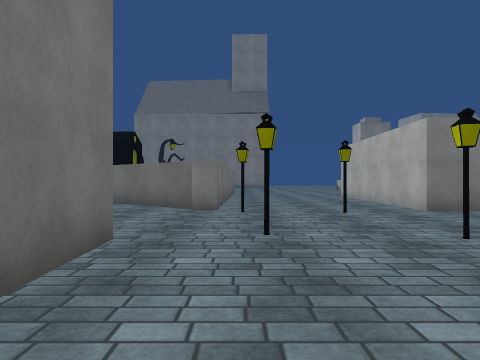
view 1 (above)

24 first-person views from a walk through a Unity game level. The camera is 1.2 m above the floor, looks level and sees 70° across. The floor is counted in squares, 2 m on a side. Each view is taken from the middle of a square. On the plan, view 1 faces up. The plan holds only what a view shows up to about 10 squares ahead; the rest is blank. The place goes on beyond the plan. The player character is not drawn. Some animated figures are not drawn. Surface patterns are stand-ins for the level's own textures.

view 2
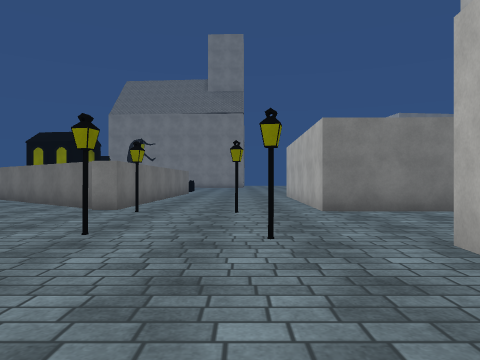

view 3
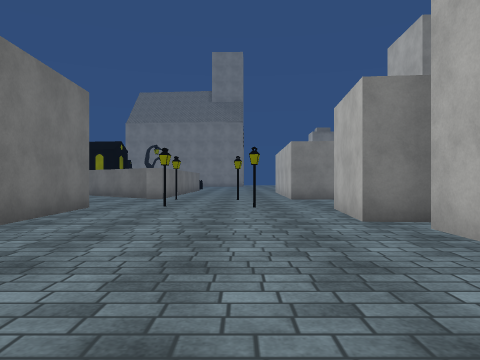

view 4
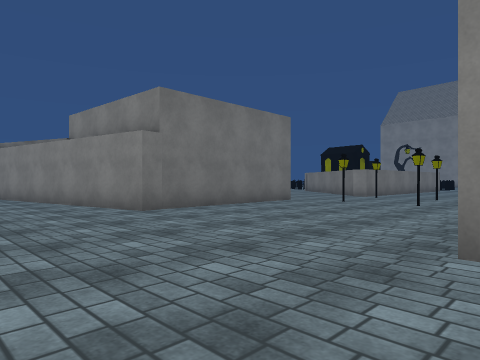

view 5
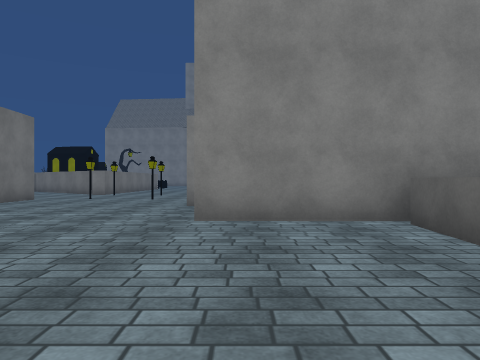

view 6
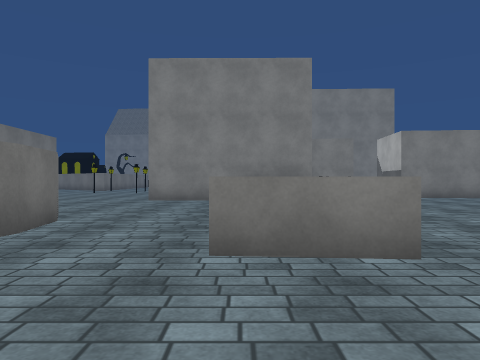

view 7
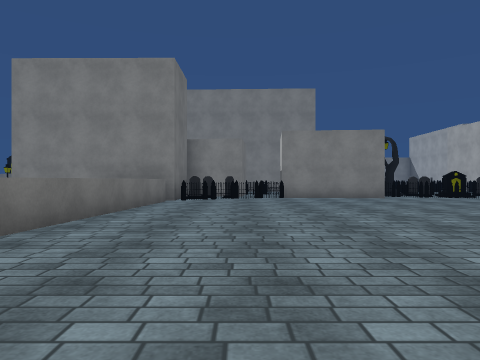

view 8
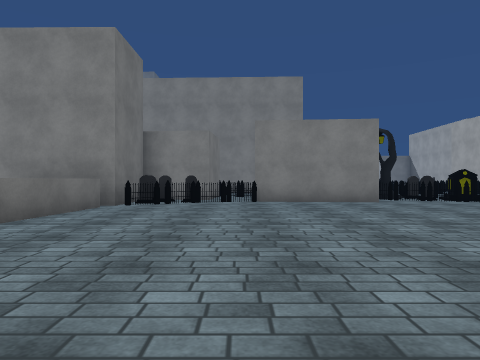

view 9
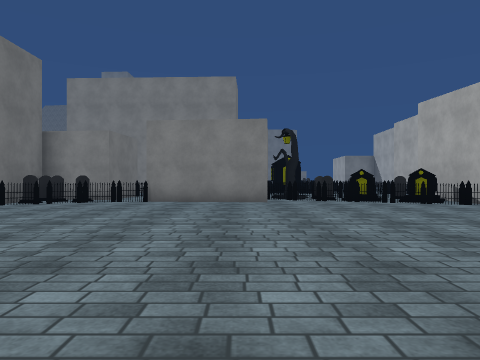

view 10
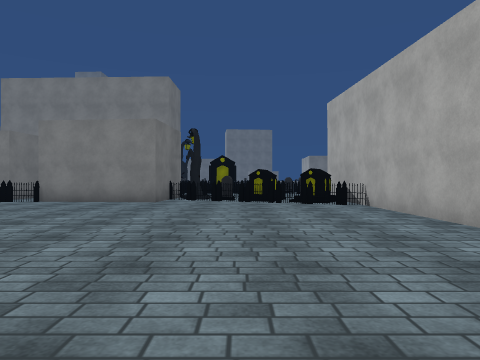

view 11
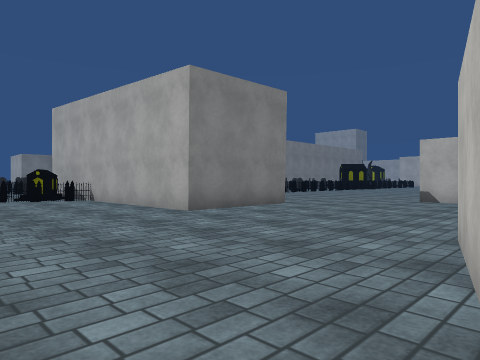

view 12
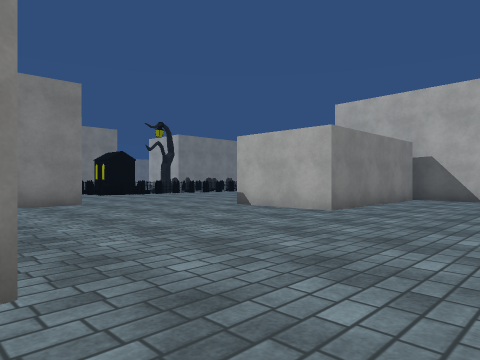

view 13
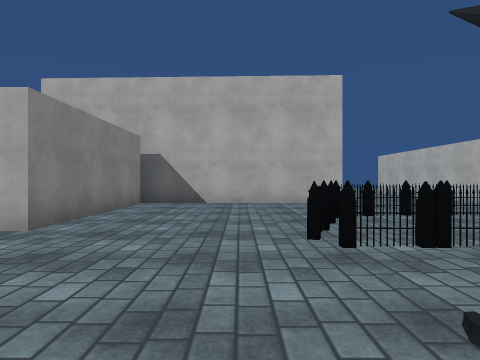

view 14
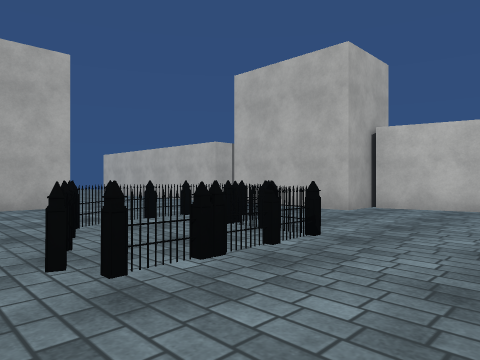

view 15
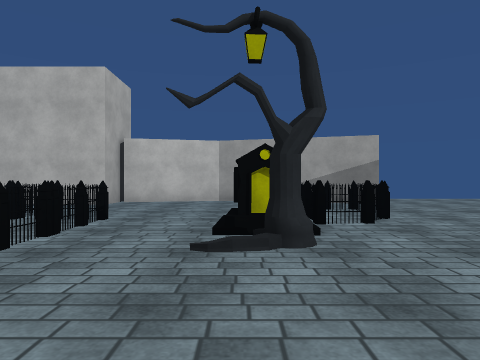

view 16
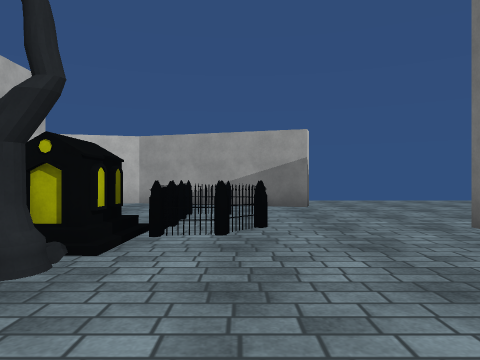

view 17
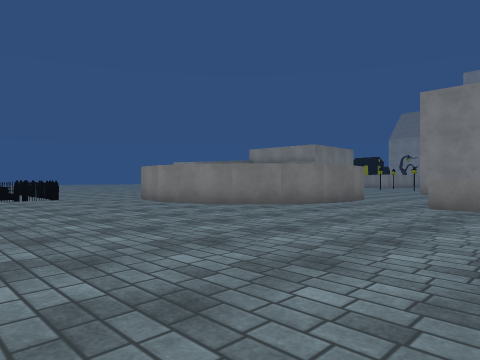

view 18
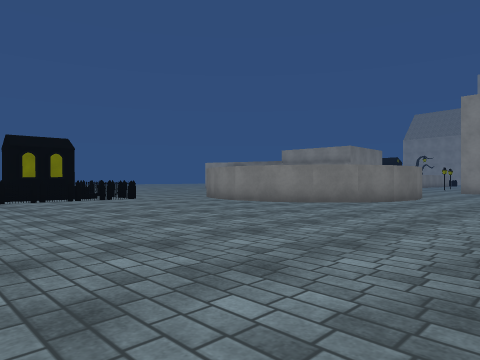

view 19
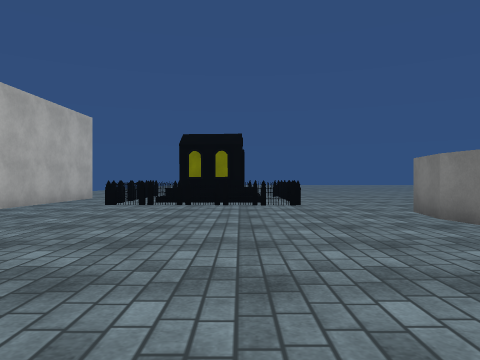

view 20
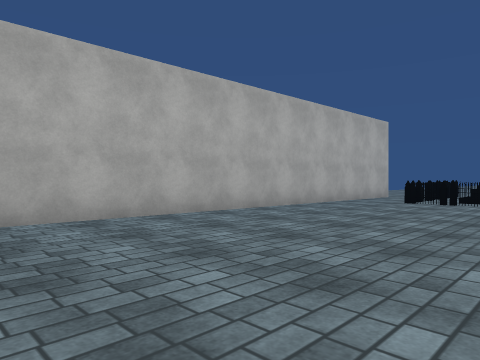

view 21
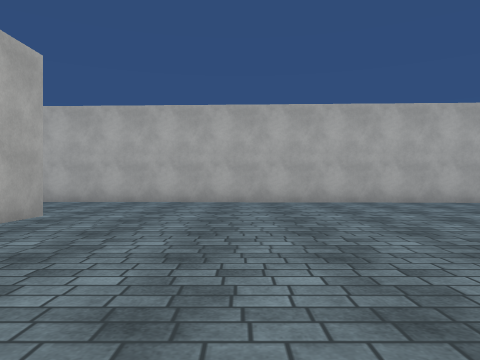

view 22
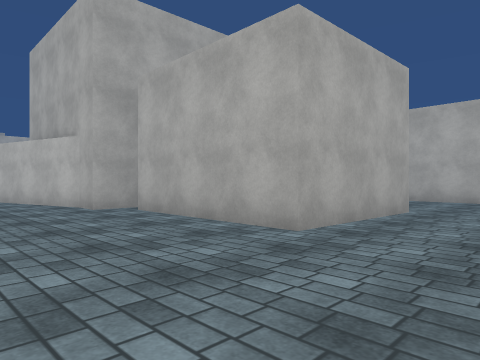

view 23
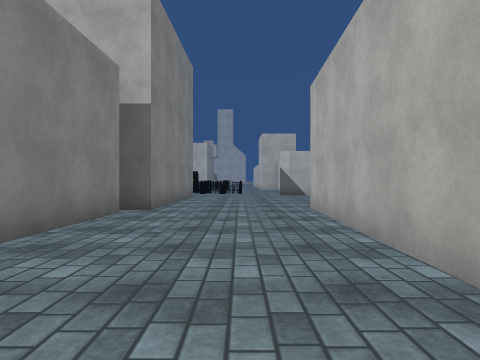

view 24
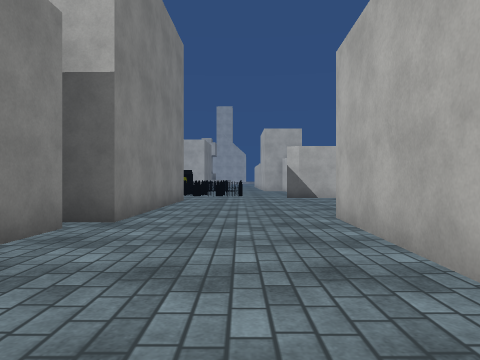

### Floor plan
Points are (right, up) in squares from view 1. A wall is a line through its corners. A room is listed if a view was taken in it or the views show most of it. See-through windows are left out.
Room 1 (views 1, 2, 3)
walls: (-1.3, 3.5) (-1.1, -1.1) (-1, -1.6) (-2.7, -1.9); (-1, 7) (-4.8, 10); (-0.5, 6.8) (-1, 6.8); (-0.4, 10) (-0.4, 7.4); (4.7, 0.9) (3.8, 0.9) (4, 3.2); (4.3, -0.8) (4.4, 0.2); (6.2, 6.5) (3.6, 6.6) (3.7, 9.9)
ways out: opening at (-1.5, -3.5) to room 2; opening at (4, -4) to room 2
objects: streetlight (0, 4); streetlight (0, 7); streetlight (2, 3) to (2, 4); streetlight (2, 6)
Room 2 (views 4, 5, 6, 7, 8, 9, 10, 11, 12, 13, 14, 15, 16, 17, 18, 19, 20, 21, 22, 23, 24)
walls: (9.3, -16.7) (9.4, -13.3) (13.4, -13.4); (8.5, -9.4) (6.7, -9.3); (13.9, -13.9) (14, -12.8) (14.7, -12.8) (21, -11.1); (13.3, -16.8) (10.2, -16.7); (4.3, -6.9) (4.5, -8.2) (4.3, -9.3) (3.8, -10.4) (3, -11.2) (1.9, -11.7) (0.7, -11.9) (-0.5, -11.7); (7.2, -4) (7.3, -2.3); (19.1, -17.4) (13.9, -17.2) (13.9, -16.5); (8.9, -2.6) (8.4, -8.5); (8.6, -2) (4.3, -2); (9.1, -0.5) (9, -1.6); (20.5, -20.6) (24.6, -21.8) (27.2, -21.2); (-3.5, -15.3) (-3.6, -16.8); (15.8, 0) (15.7, -0.8) (12.4, -0.5); (18.9, -0.2) (18.4, 0); (-4, -19.9) (14.5, -20.5); (24.2, -6.5) (21, -6.6) (20.9, 0.1); (-2.7, -1.9) (-6.8, -2.7); (27.3, -21.6) (27.3, -20.3) (30.6, -20.3); (31.6, -11.5) (27, -11.5) (27, -8.9); (31.8, -16.7) (32, -11.3); (31.2, -21) (31.2, -20.3) (33.1, -20.3)
ways out: opening at (-1.5, -3.5) to room 1; opening at (4, -4) to room 1; opening at (25.5, -7.5)
objects: other object (-4, -18); other object (-3, -18); other object (-3, -14); other object (-2, -18); other object (-2, -17); other object (-2, -16); other object (-2, -15); other object (-2, -14); fence (9, -2); tombstone (9, 0); tombstone (10, -1); tombstone (10, 0); other object (11, -2); tombstone (11, -1); fence (12, -1); other object (17, 0); other object (19, -1); other object (20, -1); other object (21, -2); other object (22, -19); fence (22, -17); other object (23, -19); other object (23, -18); other object (23, -17); tree (24, -15); other object (26, -17); fence (26, -16); fence (26, -15); other object (27, -18); other object (27, -17); other object (27, -15); other object (28, -18); other object (28, -15); other object (29, -18); other object (29, -17); fence (29, -16)

Where each view was taken, in squares from view 1:
view 1: 0 up, 0 right, facing up
view 2: 0 up, 2 right, facing up
view 3: 4 down, 2 right, facing up
view 4: 5 down, 5 right, facing up-left
view 5: 7 down, 5 right, facing up
view 6: 12 down, 7 right, facing up
view 7: 12 down, 11 right, facing up
view 8: 10 down, 12 right, facing up
view 9: 10 down, 15 right, facing up
view 10: 10 down, 18 right, facing up
view 11: 12 down, 17 right, facing up-right
view 12: 15 down, 21 right, facing up-right
view 13: 14 down, 23 right, facing right
view 14: 14 down, 24 right, facing down-right
view 15: 12 down, 24 right, facing down
view 16: 13 down, 22 right, facing down
view 17: 17 down, 9 right, facing up-left
view 18: 19 down, 8 right, facing up-left
view 19: 15 down, 6 right, facing left
view 20: 15 down, 7 right, facing down-left
view 21: 11 down, 6 right, facing down
view 22: 10 down, 7 right, facing down-right
view 23: 19 down, 7 right, facing right
view 24: 19 down, 9 right, facing right
